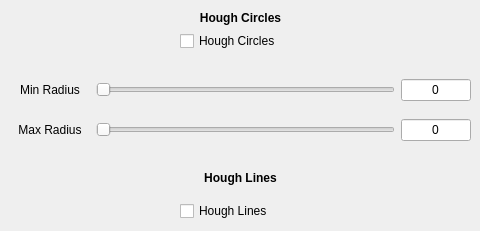
          <widget class="QWidget" name="tab_2">
           <attribute name="title">
            <string>Hough</string>
           </attribute>
           <widget class="QLabel" name="label_17">
            <property name="geometry">
             <rect>
              <x>10</x>
              <y>10</y>
              <width>461</width>
              <height>17</height>
             </rect>
            </property>
            <property name="text">
             <string>&lt;html&gt;&lt;head/&gt;&lt;body&gt;&lt;p align=&quot;center&quot;&gt;&lt;span style=&quot; font-weight:600;&quot;&gt;Hough Circles&lt;/span&gt;&lt;/p&gt;&lt;/body&gt;&lt;/html&gt;</string>
            </property>
           </widget>
           <widget class="QWidget" name="gridLayoutWidget_11">
            <property name="geometry">
             <rect>
              <x>10</x>
              <y>70</y>
              <width>461</width>
              <height>41</height>
             </rect>
            </property>
            <layout class="QGridLayout" name="gridLayout_13">
             <item row="0" column="0">
              <widget class="QLabel" name="label_21">
               <property name="minimumSize">
                <size>
                 <width>80</width>
                 <height>0</height>
                </size>
               </property>
               <property name="maximumSize">
                <size>
                 <width>80</width>
                 <height>16777215</height>
                </size>
               </property>
               <property name="text">
                <string>Min Radius</string>
               </property>
               <property name="alignment">
                <set>Qt::AlignCenter</set>
               </property>
              </widget>
             </item>
             <item row="0" column="1">
              <widget class="QSlider" name="houghMinRadius">
               <property name="orientation">
                <enum>Qt::Horizontal</enum>
               </property>
              </widget>
             </item>
             <item row="0" column="2">
              <widget class="QLineEdit" name="houghMinRadiusLineEdit">
               <property name="maximumSize">
                <size>
                 <width>70</width>
                 <height>16777215</height>
                </size>
               </property>
               <property name="text">
                <string>0</string>
               </property>
               <property name="alignment">
                <set>Qt::AlignCenter</set>
               </property>
               <property name="readOnly">
                <bool>true</bool>
               </property>
              </widget>
             </item>
            </layout>
           </widget>
           <widget class="QWidget" name="gridLayoutWidget_12">
            <property name="geometry">
             <rect>
              <x>10</x>
              <y>110</y>
              <width>461</width>
              <height>41</height>
             </rect>
            </property>
            <layout class="QGridLayout" name="gridLayout_14">
             <item row="0" column="0">
              <widget class="QLabel" name="label_22">
               <property name="minimumSize">
                <size>
                 <width>80</width>
                 <height>0</height>
                </size>
               </property>
               <property name="maximumSize">
                <size>
                 <width>80</width>
                 <height>16777215</height>
                </size>
               </property>
               <property name="text">
                <string>Max Radius</string>
               </property>
               <property name="alignment">
                <set>Qt::AlignCenter</set>
               </property>
              </widget>
             </item>
             <item row="0" column="1">
              <widget class="QSlider" name="houghMaxRadius">
               <property name="orientation">
                <enum>Qt::Horizontal</enum>
               </property>
              </widget>
             </item>
             <item row="0" column="2">
              <widget class="QLineEdit" name="houghMaxRadiusLineEdit">
               <property name="maximumSize">
                <size>
                 <width>70</width>
                 <height>16777215</height>
                </size>
               </property>
               <property name="text">
                <string>0</string>
               </property>
               <property name="alignment">
                <set>Qt::AlignCenter</set>
               </property>
               <property name="readOnly">
                <bool>true</bool>
               </property>
              </widget>
             </item>
            </layout>
           </widget>
           <widget class="QCheckBox" name="houghCheck">
            <property name="geometry">
             <rect>
              <x>180</x>
              <y>30</y>
              <width>121</width>
              <height>22</height>
             </rect>
            </property>
            <property name="text">
             <string>Hough Circles</string>
            </property>
           </widget>
           <widget class="QLabel" name="label_55">
            <property name="geometry">
             <rect>
              <x>10</x>
              <y>170</y>
              <width>461</width>
              <height>17</height>
             </rect>
            </property>
            <property name="text">
             <string>&lt;html&gt;&lt;head/&gt;&lt;body&gt;&lt;p align=&quot;center&quot;&gt;&lt;span style=&quot; font-weight:600;&quot;&gt;Hough Lines&lt;/span&gt;&lt;/p&gt;&lt;/body&gt;&lt;/html&gt;</string>
            </property>
           </widget>
           <widget class="QCheckBox" name="houghLinesCheck">
            <property name="geometry">
             <rect>
              <x>180</x>
              <y>200</y>
              <width>111</width>
              <height>22</height>
             </rect>
            </property>
            <property name="text">
             <string>Hough Lines</string>
            </property>
           </widget>
          </widget>
